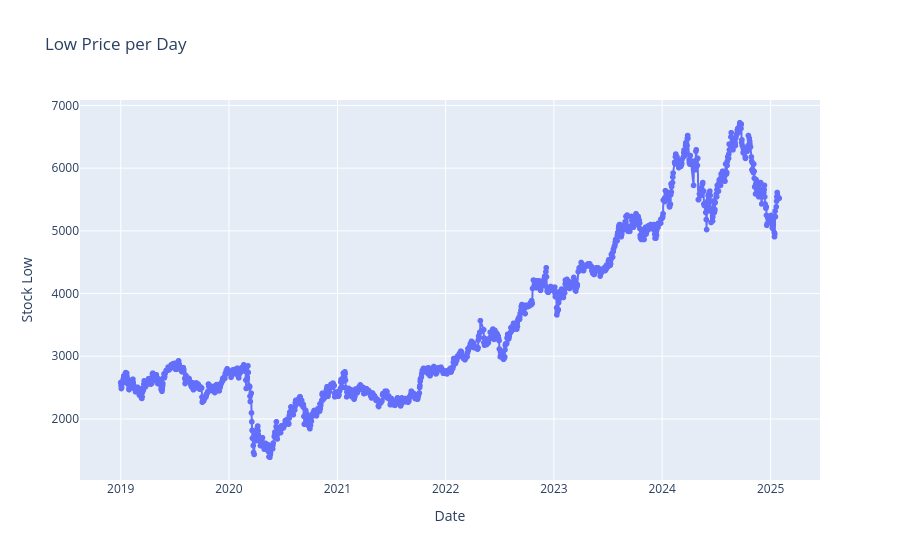

Notebook code for this chart:
### Code cell
import plotly.express as px

fig = px.line(stock, x='Date', y='Stock Low', title='Low Price per Day', markers=True)
fig.show()

### Figure 1 — Plotly figure (JSON) as saved in the notebook; plotly's stock layout.template omitted (floating-point values rounded to 4 significant figures; data arrays with more than 128 entries replaced by an {"elided": "..."} marker saying what was removed)
{"data": [{"hovertemplate": "Date=%{x}<br>Stock Low=%{y}<extra></extra>", "legendgroup": "", "line": {"color": "#636efa", "dash": "solid"}, "marker": {"symbol": "circle"}, "mode": "markers+lines", "name": "", "showlegend": false, "type": "scattergl", "x": {"elided": "1487 str values"}, "xaxis": "x", "y": {"elided": "1487 float values"}, "yaxis": "y"}], "layout": {"legend": {"tracegroupgap": 0}, "title": {"text": "Low Price per Day"}, "xaxis": {"anchor": "y", "domain": [0, 1], "title": {"text": "Date"}}, "yaxis": {"anchor": "x", "domain": [0, 1], "title": {"text": "Stock Low"}}}}
